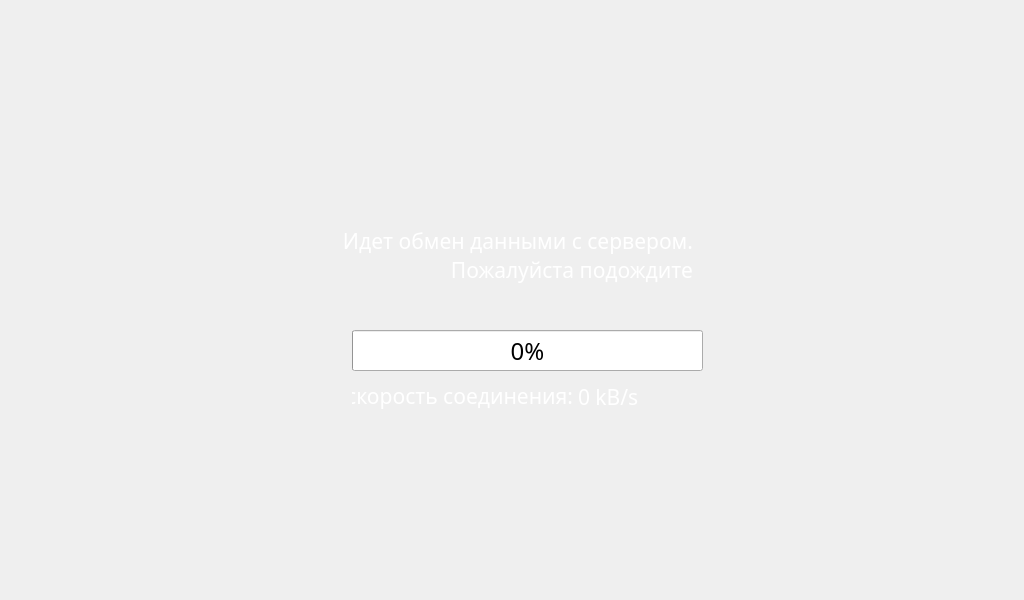
<?xml version="1.0" encoding="UTF-8"?>
<ui version="4.0">
 <class>ExchangeDialogClass</class>
 <widget class="QWidget" name="ExchangeDialogClass">
  <property name="windowModality">
   <enum>Qt::ApplicationModal</enum>
  </property>
  <property name="geometry">
   <rect>
    <x>0</x>
    <y>0</y>
    <width>1024</width>
    <height>600</height>
   </rect>
  </property>
  <property name="minimumSize">
   <size>
    <width>1024</width>
    <height>600</height>
   </size>
  </property>
  <property name="maximumSize">
   <size>
    <width>1920</width>
    <height>1080</height>
   </size>
  </property>
  <property name="windowTitle">
   <string>Палетка</string>
  </property>
  <property name="styleSheet">
   <string notr="true"/>
  </property>
  <layout class="QGridLayout" name="gridLayout">
   <item row="0" column="1">
    <spacer name="verticalSpacer">
     <property name="orientation">
      <enum>Qt::Vertical</enum>
     </property>
     <property name="sizeHint" stdset="0">
      <size>
       <width>20</width>
       <height>132</height>
      </size>
     </property>
    </spacer>
   </item>
   <item row="1" column="0">
    <spacer name="horizontalSpacer">
     <property name="orientation">
      <enum>Qt::Horizontal</enum>
     </property>
     <property name="sizeHint" stdset="0">
      <size>
       <width>294</width>
       <height>20</height>
      </size>
     </property>
    </spacer>
   </item>
   <item row="1" column="1" colspan="2">
    <widget class="QWidget" name="widget" native="true">
     <property name="minimumSize">
      <size>
       <width>400</width>
       <height>300</height>
      </size>
     </property>
     <property name="styleSheet">
      <string notr="true">#widget
{
	border-image: url(:/PiramidM/fon_next_menu.png);
}</string>
     </property>
     <widget class="QPushButton" name="close_tool_but">
      <property name="geometry">
       <rect>
        <x>330</x>
        <y>20</y>
        <width>60</width>
        <height>50</height>
       </rect>
      </property>
      <property name="minimumSize">
       <size>
        <width>60</width>
        <height>50</height>
       </size>
      </property>
      <property name="maximumSize">
       <size>
        <width>60</width>
        <height>50</height>
       </size>
      </property>
      <property name="autoFillBackground">
       <bool>false</bool>
      </property>
      <property name="styleSheet">
       <string notr="true"> QPushButton:hover:pressed {
    padding-right: 15px; /* make room for the arrows */
	
	border-image: url(:/PiramidM/close_tool_n.png);
     border-width: 3;}
 
QPushButton{
     padding-right: 15px; /* make room for the arrows */
	border-image: url(:/PiramidM/close_tool.png);
     border-width: 3;}

 QPushButton:hover {
    padding-right: 15px; /* make room for the arrows */
	border-image: url(:/PiramidM/close_tool.png);
     border-width: 3;}</string>
      </property>
      <property name="text">
       <string/>
      </property>
      <property name="flat">
       <bool>true</bool>
      </property>
     </widget>
     <widget class="QProgressBar" name="progressBar">
      <property name="geometry">
       <rect>
        <x>40</x>
        <y>180</y>
        <width>351</width>
        <height>41</height>
       </rect>
      </property>
      <property name="palette">
       <palette>
        <active>
         <colorrole role="WindowText">
          <brush brushstyle="SolidPattern">
           <color alpha="255">
            <red>255</red>
            <green>255</green>
            <blue>255</blue>
           </color>
          </brush>
         </colorrole>
        </active>
        <inactive>
         <colorrole role="WindowText">
          <brush brushstyle="SolidPattern">
           <color alpha="255">
            <red>255</red>
            <green>255</green>
            <blue>255</blue>
           </color>
          </brush>
         </colorrole>
        </inactive>
        <disabled>
         <colorrole role="WindowText">
          <brush brushstyle="SolidPattern">
           <color alpha="255">
            <red>120</red>
            <green>120</green>
            <blue>120</blue>
           </color>
          </brush>
         </colorrole>
        </disabled>
       </palette>
      </property>
      <property name="font">
       <font>
        <family>Trebuchet MS</family>
        <pointsize>18</pointsize>
       </font>
      </property>
      <property name="value">
       <number>0</number>
      </property>
     </widget>
     <widget class="QLabel" name="speedTextLbl">
      <property name="geometry">
       <rect>
        <x>40</x>
        <y>230</y>
        <width>221</width>
        <height>31</height>
       </rect>
      </property>
      <property name="palette">
       <palette>
        <active>
         <colorrole role="WindowText">
          <brush brushstyle="SolidPattern">
           <color alpha="255">
            <red>255</red>
            <green>255</green>
            <blue>255</blue>
           </color>
          </brush>
         </colorrole>
         <colorrole role="Text">
          <brush brushstyle="SolidPattern">
           <color alpha="255">
            <red>255</red>
            <green>255</green>
            <blue>255</blue>
           </color>
          </brush>
         </colorrole>
         <colorrole role="ButtonText">
          <brush brushstyle="SolidPattern">
           <color alpha="255">
            <red>255</red>
            <green>255</green>
            <blue>255</blue>
           </color>
          </brush>
         </colorrole>
        </active>
        <inactive>
         <colorrole role="WindowText">
          <brush brushstyle="SolidPattern">
           <color alpha="255">
            <red>255</red>
            <green>255</green>
            <blue>255</blue>
           </color>
          </brush>
         </colorrole>
         <colorrole role="Text">
          <brush brushstyle="SolidPattern">
           <color alpha="255">
            <red>255</red>
            <green>255</green>
            <blue>255</blue>
           </color>
          </brush>
         </colorrole>
         <colorrole role="ButtonText">
          <brush brushstyle="SolidPattern">
           <color alpha="255">
            <red>255</red>
            <green>255</green>
            <blue>255</blue>
           </color>
          </brush>
         </colorrole>
        </inactive>
        <disabled>
         <colorrole role="WindowText">
          <brush brushstyle="SolidPattern">
           <color alpha="255">
            <red>120</red>
            <green>120</green>
            <blue>120</blue>
           </color>
          </brush>
         </colorrole>
         <colorrole role="Text">
          <brush brushstyle="SolidPattern">
           <color alpha="255">
            <red>120</red>
            <green>120</green>
            <blue>120</blue>
           </color>
          </brush>
         </colorrole>
         <colorrole role="ButtonText">
          <brush brushstyle="SolidPattern">
           <color alpha="255">
            <red>120</red>
            <green>120</green>
            <blue>120</blue>
           </color>
          </brush>
         </colorrole>
        </disabled>
       </palette>
      </property>
      <property name="font">
       <font>
        <family>Trebuchet MS</family>
        <pointsize>16</pointsize>
       </font>
      </property>
      <property name="text">
       <string>скорость соединения:</string>
      </property>
      <property name="alignment">
       <set>Qt::AlignRight|Qt::AlignTrailing|Qt::AlignVCenter</set>
      </property>
     </widget>
     <widget class="QLabel" name="captionLbl">
      <property name="geometry">
       <rect>
        <x>10</x>
        <y>70</y>
        <width>371</width>
        <height>71</height>
       </rect>
      </property>
      <property name="palette">
       <palette>
        <active>
         <colorrole role="WindowText">
          <brush brushstyle="SolidPattern">
           <color alpha="255">
            <red>255</red>
            <green>255</green>
            <blue>255</blue>
           </color>
          </brush>
         </colorrole>
         <colorrole role="Text">
          <brush brushstyle="SolidPattern">
           <color alpha="255">
            <red>255</red>
            <green>255</green>
            <blue>255</blue>
           </color>
          </brush>
         </colorrole>
         <colorrole role="ButtonText">
          <brush brushstyle="SolidPattern">
           <color alpha="255">
            <red>255</red>
            <green>255</green>
            <blue>255</blue>
           </color>
          </brush>
         </colorrole>
        </active>
        <inactive>
         <colorrole role="WindowText">
          <brush brushstyle="SolidPattern">
           <color alpha="255">
            <red>255</red>
            <green>255</green>
            <blue>255</blue>
           </color>
          </brush>
         </colorrole>
         <colorrole role="Text">
          <brush brushstyle="SolidPattern">
           <color alpha="255">
            <red>255</red>
            <green>255</green>
            <blue>255</blue>
           </color>
          </brush>
         </colorrole>
         <colorrole role="ButtonText">
          <brush brushstyle="SolidPattern">
           <color alpha="255">
            <red>255</red>
            <green>255</green>
            <blue>255</blue>
           </color>
          </brush>
         </colorrole>
        </inactive>
        <disabled>
         <colorrole role="WindowText">
          <brush brushstyle="SolidPattern">
           <color alpha="255">
            <red>120</red>
            <green>120</green>
            <blue>120</blue>
           </color>
          </brush>
         </colorrole>
         <colorrole role="Text">
          <brush brushstyle="SolidPattern">
           <color alpha="255">
            <red>120</red>
            <green>120</green>
            <blue>120</blue>
           </color>
          </brush>
         </colorrole>
         <colorrole role="ButtonText">
          <brush brushstyle="SolidPattern">
           <color alpha="255">
            <red>120</red>
            <green>120</green>
            <blue>120</blue>
           </color>
          </brush>
         </colorrole>
        </disabled>
       </palette>
      </property>
      <property name="font">
       <font>
        <family>Trebuchet MS</family>
        <pointsize>16</pointsize>
       </font>
      </property>
      <property name="text">
       <string>Идет обмен данными с сервером.
Пожалуйста подождите</string>
      </property>
      <property name="alignment">
       <set>Qt::AlignRight|Qt::AlignTrailing|Qt::AlignVCenter</set>
      </property>
     </widget>
     <widget class="QLabel" name="speedLbl">
      <property name="geometry">
       <rect>
        <x>266</x>
        <y>231</y>
        <width>121</width>
        <height>31</height>
       </rect>
      </property>
      <property name="palette">
       <palette>
        <active>
         <colorrole role="WindowText">
          <brush brushstyle="SolidPattern">
           <color alpha="255">
            <red>255</red>
            <green>255</green>
            <blue>255</blue>
           </color>
          </brush>
         </colorrole>
         <colorrole role="Text">
          <brush brushstyle="SolidPattern">
           <color alpha="255">
            <red>255</red>
            <green>255</green>
            <blue>255</blue>
           </color>
          </brush>
         </colorrole>
         <colorrole role="ButtonText">
          <brush brushstyle="SolidPattern">
           <color alpha="255">
            <red>255</red>
            <green>255</green>
            <blue>255</blue>
           </color>
          </brush>
         </colorrole>
        </active>
        <inactive>
         <colorrole role="WindowText">
          <brush brushstyle="SolidPattern">
           <color alpha="255">
            <red>255</red>
            <green>255</green>
            <blue>255</blue>
           </color>
          </brush>
         </colorrole>
         <colorrole role="Text">
          <brush brushstyle="SolidPattern">
           <color alpha="255">
            <red>255</red>
            <green>255</green>
            <blue>255</blue>
           </color>
          </brush>
         </colorrole>
         <colorrole role="ButtonText">
          <brush brushstyle="SolidPattern">
           <color alpha="255">
            <red>255</red>
            <green>255</green>
            <blue>255</blue>
           </color>
          </brush>
         </colorrole>
        </inactive>
        <disabled>
         <colorrole role="WindowText">
          <brush brushstyle="SolidPattern">
           <color alpha="255">
            <red>120</red>
            <green>120</green>
            <blue>120</blue>
           </color>
          </brush>
         </colorrole>
         <colorrole role="Text">
          <brush brushstyle="SolidPattern">
           <color alpha="255">
            <red>120</red>
            <green>120</green>
            <blue>120</blue>
           </color>
          </brush>
         </colorrole>
         <colorrole role="ButtonText">
          <brush brushstyle="SolidPattern">
           <color alpha="255">
            <red>120</red>
            <green>120</green>
            <blue>120</blue>
           </color>
          </brush>
         </colorrole>
        </disabled>
       </palette>
      </property>
      <property name="font">
       <font>
        <family>Trebuchet MS</family>
        <pointsize>16</pointsize>
       </font>
      </property>
      <property name="text">
       <string>0 kB/s</string>
      </property>
      <property name="alignment">
       <set>Qt::AlignLeading|Qt::AlignLeft|Qt::AlignVCenter</set>
      </property>
     </widget>
    </widget>
   </item>
   <item row="1" column="3">
    <spacer name="horizontalSpacer_2">
     <property name="orientation">
      <enum>Qt::Horizontal</enum>
     </property>
     <property name="sizeHint" stdset="0">
      <size>
       <width>294</width>
       <height>20</height>
      </size>
     </property>
    </spacer>
   </item>
   <item row="2" column="2">
    <spacer name="verticalSpacer_2">
     <property name="orientation">
      <enum>Qt::Vertical</enum>
     </property>
     <property name="sizeHint" stdset="0">
      <size>
       <width>20</width>
       <height>132</height>
      </size>
     </property>
    </spacer>
   </item>
  </layout>
 </widget>
 <resources>
  <include location="../Resources/PiramidM.qrc"/>
 </resources>
 <connections/>
</ui>
